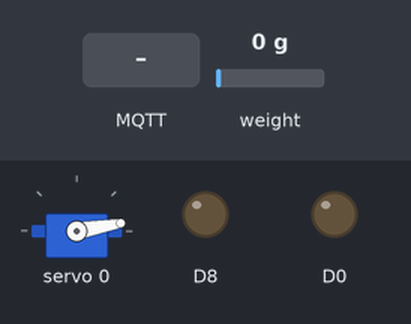
This program was run on a simulated ESP8266 (NodeMCU). On the bench: servo, output pins drawn as LEDs (lit = HIGH). The inputs (shaded band) are chosen by the test bench; at power-on: weight on the scale 0 g. WiFi joins after 1.5 s; servers stay silent unless stated; random numbers use the default seed unless the program sets one; no MQTT or app messages arrive unless stated; what the program prints to the serial monitor is not drawn.

Above: at 2.7 s.
2.8 s: MQTT message "90" arrives on the first subscribed topic
At 4.3 s:
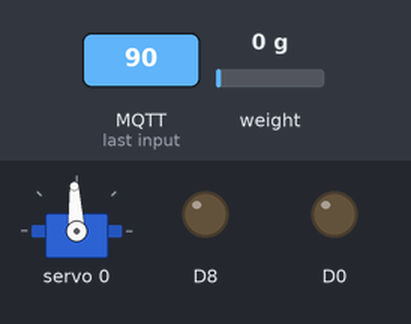
4.6 s: MQTT message "200" arrives on the first subscribed topic
At 5.8 s:
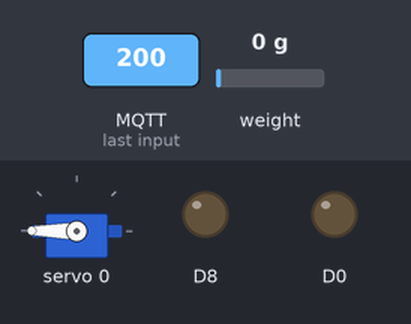
6.2 s: MQTT message "0" arrives on the first subscribed topic
At 7.1 s:
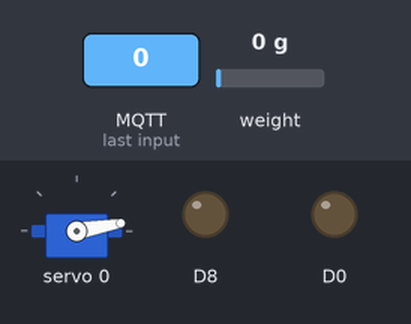
Timing chart, 0 to 9.2 s (numbered marks = the images above; inputs shaded):
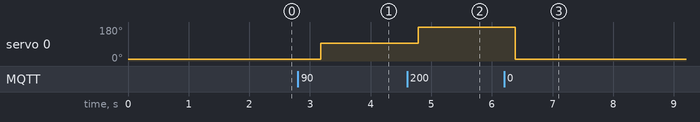

The program:

main.cpp
```cpp
#include <ESP8266WiFi.h>
#include <PubSubClient.h>
#include <Wire.h>
#include <Adafruit_PWMServoDriver.h>
#include <HX711.h>

// HX711 circuit wiring
const int LOADCELL_DOUT_PIN = D3;
const int LOADCELL_SCK_PIN = D4;

HX711 scale;

// called this way, it uses the default address 0x40
Adafruit_PWMServoDriver pwm = Adafruit_PWMServoDriver();

#define SERVO_FREQ 50 // Analog servos run at ~50 Hz updates
#define MIN_PULSE_WIDTH       650
#define MAX_PULSE_WIDTH       2350
#define DEFAULT_PULSE_WIDTH   1500


const char* ssid = "Joao Vitor";
const char* password = "mj110032";
const char* mqtt_server = "192.168.0.25";

WiFiClient espClient;
PubSubClient client(espClient);
unsigned long lastMsg = 0;
unsigned long lastMotor = 0;
#define MSG_BUFFER_SIZE	(50)
char msg[MSG_BUFFER_SIZE];
int value = 0;
int iMotor = 0;

String topicConfRot = "topicConfRot";
String topicRotAtual = "topicRotAtual";
String topicStatMotor = "topicStatMotor";
String strLigar = "ligar";
String strDesligar = "desligar";

String inBuff;

int rotMax;

int pulseWidth(int angle)
{
    int pulse_wide, analog_value;
    pulse_wide   = map(angle, 0, 180, MIN_PULSE_WIDTH, MAX_PULSE_WIDTH);
    analog_value = int(float(pulse_wide) / 1000000 * SERVO_FREQ * 4096);
    return analog_value;
}

void setup_wifi() {

    delay(10);
    // We start by connecting to a WiFi network
    Serial.println();
    Serial.print("Connecting to ");
    Serial.println(ssid);

    WiFi.mode(WIFI_STA);
    WiFi.begin(ssid, password);

    while (WiFi.status() != WL_CONNECTED) {
    Serial.print(".");
    delay(500);
    }

    randomSeed(micros());

    Serial.println("");
    Serial.println("WiFi connected");
    Serial.println("IP address: ");
    Serial.println(WiFi.localIP());
}

void callback(char* topic, byte* payload, unsigned int length) {

  if(topicConfRot.equals(topic)){
    for (int i = 0; i < length; i++) {
      inBuff.concat((char)payload[i]);
    }
    iMotor = inBuff.toInt();
    inBuff = "";
  }else if(topicStatMotor.equals(topic)){
    for (int i = 0; i < length; i++) {
      inBuff.concat((char)payload[i]);
    }
    if(strLigar.equals(inBuff)){
      digitalWrite(D8, HIGH);
    }else if(strDesligar.equals(inBuff)){
      digitalWrite(D8, LOW);
    }else{
      digitalWrite(D8, LOW);;
    }
    inBuff = "";
  }
}

void reconnect() {
  // Loop until we're reconnected
  while (!client.connected()) {
    Serial.print("Attempting MQTT connection...");
    // Create a random client ID
    String clientId = "ESP8266Client-";
    clientId += String(random(0xffff), HEX);
    // Attempt to connect
    if (client.connect(clientId.c_str(), "tht", "123")) {
      Serial.println("connected");
      // ... and resubscribe
      client.subscribe("topicConfRot");
      client.subscribe("topicStatMotor");
    } else {
      Serial.print("failed, rc=");
      Serial.print(client.state());
      Serial.println(" try again in 5 seconds");
      // Wait 5 seconds before retrying
      delay(5000);
    }
  }
}

void setup() {
    pinMode(D0, OUTPUT);     // Initialize the BUILTIN_LED pin as an output

    pinMode(D8, OUTPUT);
    digitalWrite(D8, LOW);
    Serial.begin(9600);
    setup_wifi();
    client.setServer(mqtt_server, 1883);
    client.setCallback(callback);

    pwm.begin();
    //pwm.setOscillatorFrequency(27000000);
    pwm.setPWMFreq(SERVO_FREQ);  // Analog servos run at ~50 Hz updates

    scale.begin(LOADCELL_DOUT_PIN, LOADCELL_SCK_PIN);
}

void loop() {

    if (!client.connected()) {
        reconnect();
    }
    client.loop();

    unsigned long now = millis();
    if (now - lastMotor > 400) {
        lastMotor = now;
        pwm.setPWM( 0, 0, pulseWidth(iMotor));
        snprintf (msg, MSG_BUFFER_SIZE, "%d", iMotor);
        client.publish("topicRotAtual", msg);

        if (scale.wait_ready_retry(10)) {
            long reading = scale.read();
            long result = (reading - 7000) /100;
            snprintf (msg, MSG_BUFFER_SIZE, "%d", result);
            client.publish("topicEnpuxo", msg);
        }
    }
}
```

Measured:
- after the input at 2.8 s, servo 0: 10° → 93° after 0.38 s
- after the input at 4.6 s, servo 0: 93° → 180° after 0.18 s
- after the input at 6.2 s, servo 0: 180° → 10° after 0.19 s
